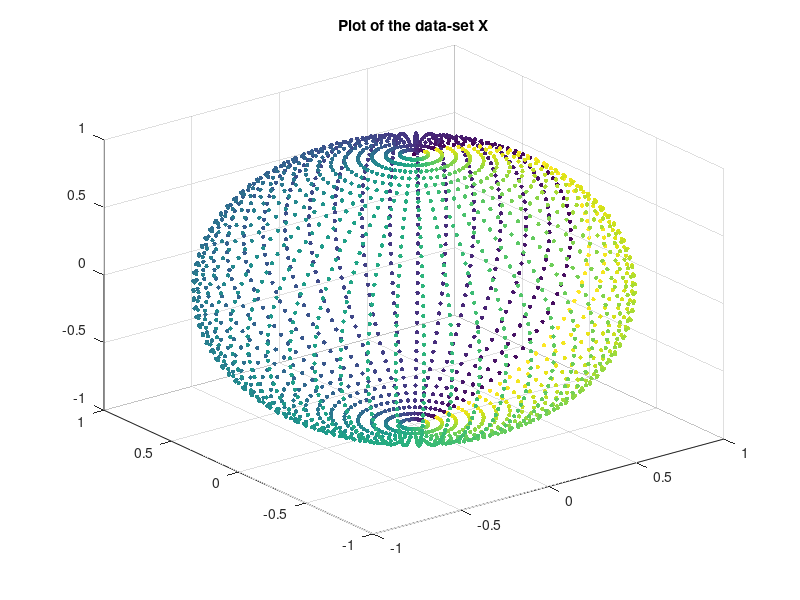

Reproduce this figure in MATLAB. (Note: this script raises an error after producing the figure.)
clc
clear all
close all

u1=50; %%Number of sample points for the first coordinate of the Torus
u2=50; %% Number of sample points for the second coordinate of the Torus
K=30; %% k-near neighbourhood
tol=0.9; %% Tolerance to compute the rank in Local PCA
mtrun=3;
tm=1;
inpoint=1;

X=[];  %%X is the data set
Coor2d=[]; %%2d coordinates of the dataset
Vspace=linspace(0,1,u1); %%Definition of the vector with the first coordinate
Vspace2=linspace(0,1,u2); %%Definition of the vector with the second coordinate

for i1=1:u1
for i2=1:u2-1

   
utemp=2*pi*Vspace(i1); 
vtemp=pi*Vspace2(i2);
Coor2d(end+1,:)=[Vspace(i1), Vspace2(i2)];
X(end+1,:)=[cos(utemp)*sin(vtemp), sin(utemp)*sin(vtemp), cos(vtemp)];

    end
end

[X,i1x,i2x]=unique(X,'stable','rows'); %% Removing duplicate sample points
Coor2d=Coor2d(i1x,:);   %% Computing the coordinates of the data-set
[C1,C2] = meshgrid(Coor2d(:,1),Coor2d(:,2));
stemp=size(X);
colist=1:stemp(1);
Nsize=stemp(1);



%%%%%%%%%%%%%%%%%Plot Data-set %%%%%%%%%%%%%%%%%%%


figure
scatter3(X(:,1),X(:,2),X(:,3),10,colist,'filled') %%Ploting the data-set X
title('Plot of the data-set X')


%%%%%%%%%%%%% Load the data-set X %%%%%%%%%%%%%%%%

[KNeighpoints,Mvector,t] = CompMatrix(X,K); %%Calculating the matrix with K-nearest points

[tangv d ]=localPCA(tol,K,Mvector); %%LocaL PCA function

ConLap = vdm(tangv,X,t); %% Connection  Laplacian


[V,S]=svd(ConLap);

%%%%%%%%%%%Embedding Computation%%%%%%%%%%%%%

EmbM = embeddingfun(V,S,mtrun,d,tm,Nsize); %%Computing the truncated embedding


%%%%%%%%%%%Plotting the embedding%%%%%%%%%


for itempn1=1:mtrun
    for itempn2=itempn1:mtrun
        vtempn=EmbM(:,itempn1,itempn2);
        vtempn=reshape(vtempn,[],1);
        
        figure
        scatter(Coor2d(:,1),Coor2d(:,2),10,vtempn,'filled')
        title("The (" + itempn1 + "," + itempn2 + ") component of the vector diffusion map")
        xlabel('First coordinate')
        ylabel('Second coordinate')
        colorbar
        colormap jet
     
    end
end


%%%%%%%%%Hodge-Diffusion-Distance%%%%%%%%%

VDM=VDMdistance(EmbM,d,Nsize,inpoint);




figure
scatter3(X(:,1),X(:,2),X(:,3),10,VDM,'filled') %%Ploting the data-set X
hold on
scatter3(X(inpoint,1),X(inpoint,2),X(inpoint,3),100,'black','filled')
title('Vector diffusion maps distance')
colorbar
colormap jet


figure
scatter(Coor2d(:,1),Coor2d(:,2),10,VDM,'filled')
hold on
scatter(Coor2d(inpoint,1),Coor2d(inpoint,2),100,'black','filled')
title("Vector diffusion maps distance")
xlabel('First coordinate')
ylabel('Second coordinate')
colorbar
colormap jet


%%%%%%%%Diagonal embedding
DimRedM=zeros(Nsize,mtrun);
for itempn1=1:mtrun
        vtempn=EmbM(:,itempn1,itempn1);
        DimRedM(:,itempn1)=reshape(vtempn,[],1);
end
        
figure
scatter3(DimRedM(:,1),DimRedM(:,2),DimRedM(:,3),10,colist,'filled')
colormap jet
xlabel('The (1,1)- coordinate')
ylabel('The (2,2)- coordinate')
zlabel('The (3,3)- coordinate')
title("Vector diffusion maps")
cb=colorbar;
ylabel(cb,'Sample point','FontSize',10)


figure
scatter(DimRedM(:,1),DimRedM(:,2),10,colist,'filled')
colormap jet
xlabel('The (1,1)- coordinate')
ylabel('The (2,2)- coordinate')
title("Vector diffusion maps")
cb=colorbar;
ylabel(cb,'Sample point','FontSize',10)






